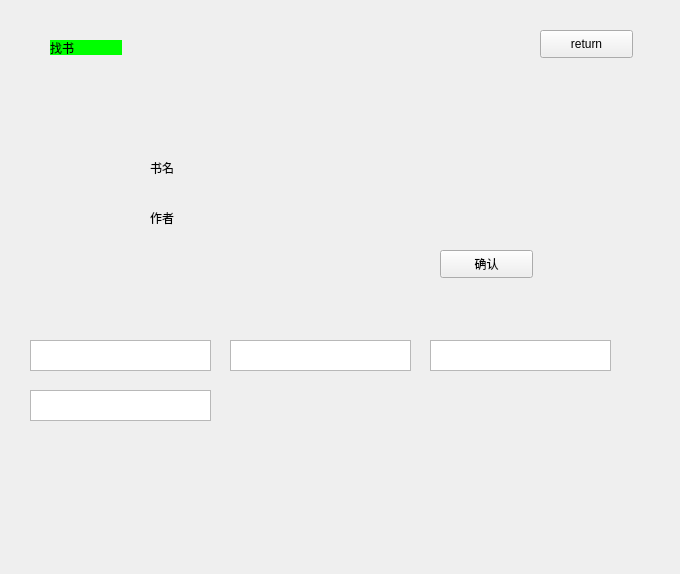
<?xml version="1.0" encoding="UTF-8"?>
<ui version="4.0">
 <class>search</class>
 <widget class="QWidget" name="search">
  <property name="geometry">
   <rect>
    <x>0</x>
    <y>0</y>
    <width>680</width>
    <height>574</height>
   </rect>
  </property>
  <property name="windowTitle">
   <string>Form</string>
  </property>
  <widget class="QPushButton" name="pushButton_search">
   <property name="geometry">
    <rect>
     <x>540</x>
     <y>30</y>
     <width>93</width>
     <height>28</height>
    </rect>
   </property>
   <property name="text">
    <string>return</string>
   </property>
  </widget>
  <widget class="QLabel" name="label">
   <property name="geometry">
    <rect>
     <x>150</x>
     <y>160</y>
     <width>72</width>
     <height>15</height>
    </rect>
   </property>
   <property name="text">
    <string>书名</string>
   </property>
  </widget>
  <widget class="QLabel" name="label_2">
   <property name="geometry">
    <rect>
     <x>150</x>
     <y>210</y>
     <width>72</width>
     <height>15</height>
    </rect>
   </property>
   <property name="text">
    <string>作者</string>
   </property>
  </widget>
  <widget class="QLabel" name="label_4">
   <property name="geometry">
    <rect>
     <x>50</x>
     <y>40</y>
     <width>72</width>
     <height>15</height>
    </rect>
   </property>
   <property name="styleSheet">
    <string notr="true">background-color: rgb(0, 255, 0);</string>
   </property>
   <property name="text">
    <string>找书</string>
   </property>
  </widget>
  <widget class="QPushButton" name="pushButton">
   <property name="geometry">
    <rect>
     <x>440</x>
     <y>250</y>
     <width>93</width>
     <height>28</height>
    </rect>
   </property>
   <property name="text">
    <string>确认</string>
   </property>
  </widget>
  <widget class="QTextBrowser" name="textBrowser">
   <property name="geometry">
    <rect>
     <x>30</x>
     <y>340</y>
     <width>181</width>
     <height>31</height>
    </rect>
   </property>
  </widget>
  <widget class="QTextBrowser" name="textBrowser_2">
   <property name="geometry">
    <rect>
     <x>230</x>
     <y>340</y>
     <width>181</width>
     <height>31</height>
    </rect>
   </property>
  </widget>
  <widget class="QTextBrowser" name="textBrowser_3">
   <property name="geometry">
    <rect>
     <x>430</x>
     <y>340</y>
     <width>181</width>
     <height>31</height>
    </rect>
   </property>
  </widget>
  <widget class="QTextBrowser" name="textBrowser_4">
   <property name="geometry">
    <rect>
     <x>30</x>
     <y>390</y>
     <width>181</width>
     <height>31</height>
    </rect>
   </property>
  </widget>
 </widget>
 <resources/>
 <connections/>
</ui>
